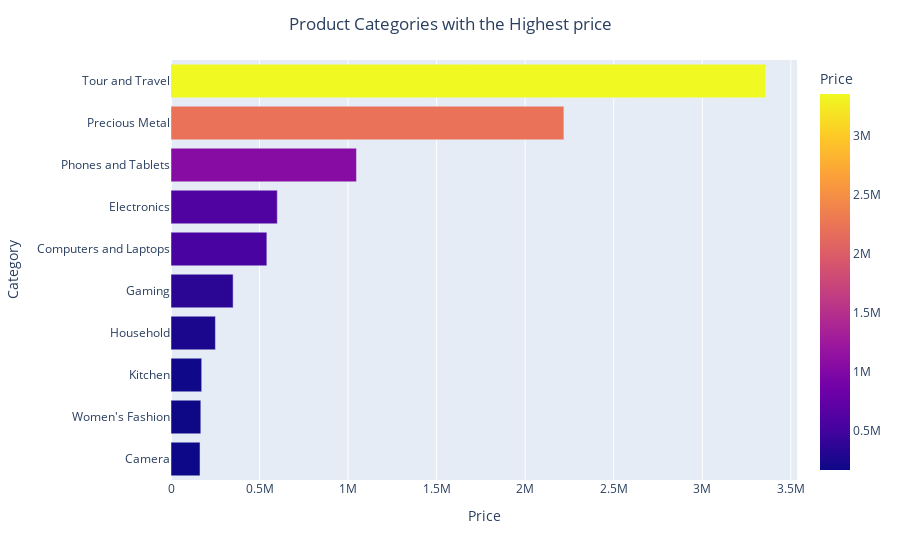
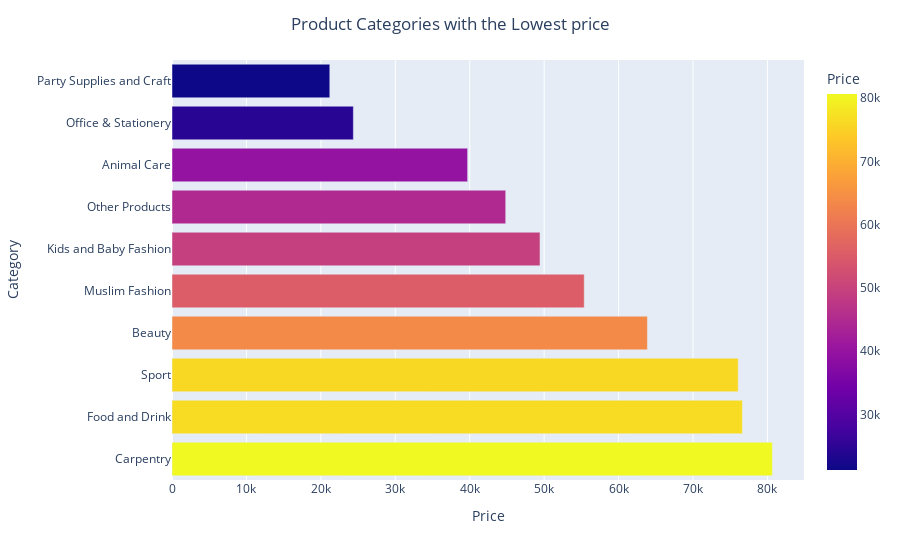

Notebook source saved alongside these figures, in order:
### Markdown cell above
### Product categories based on price

### Code cell
df1 = pd.DataFrame(df.groupby('Category')['Price'].mean().reset_index())
df1.columns = ['Category', 'Price']

# Highest price
sort_df = df1.sort_values(['Price'],ascending=True)

fig = px.bar(sort_df.iloc[-10:,:], y='Category', x='Price', color='Price')
fig.update_layout(title_text='Product Categories with the Highest price', title_x=0.5)
fig.show()

# Lowest price
sort_df = df1.sort_values(['Price'],ascending=False)

fig = px.bar(sort_df.iloc[-10:,:], y='Category', x='Price', color='Price')
fig.update_layout(title_text='Product Categories with the Lowest price', title_x=0.5)
fig.show()

### Figure 1 — Plotly figure (JSON) as saved in the notebook; plotly's stock layout.template omitted (floating-point values rounded to 4 significant figures)
{"data": [{"alignmentgroup": "True", "hovertemplate": "Price=%{marker.color}<br>Category=%{y}<extra></extra>", "legendgroup": "", "marker": {"color": [163800.0, 168300.0, 173400.0, 250800.0, 350800.0, 541300.0, 600200.0, 1047000.0, 2219000.0, 3358000.0], "coloraxis": "coloraxis", "pattern": {"shape": ""}}, "name": "", "offsetgroup": "", "orientation": "h", "showlegend": false, "textposition": "auto", "type": "bar", "x": [163800.0, 168300.0, 173400.0, 250800.0, 350800.0, 541300.0, 600200.0, 1047000.0, 2219000.0, 3358000.0], "xaxis": "x", "y": ["Camera", "Women's Fashion", "Kitchen", "Household", "Gaming", "Computers and Laptops", "Electronics", "Phones and Tablets", "Precious Metal", "Tour and Travel"], "yaxis": "y"}], "layout": {"barmode": "relative", "coloraxis": {"colorbar": {"title": {"text": "Price"}}, "colorscale": [[0, "#0d0887"], [0.1111, "#46039f"], [0.2222, "#7201a8"], [0.3333, "#9c179e"], [0.4444, "#bd3786"], [0.5556, "#d8576b"], [0.6667, "#ed7953"], [0.7778, "#fb9f3a"], [0.8889, "#fdca26"], [1, "#f0f921"]]}, "legend": {"tracegroupgap": 0}, "margin": {"t": 60}, "title": {"text": "Product Categories with the Highest price", "x": 0.5}, "xaxis": {"anchor": "y", "domain": [0, 1], "title": {"text": "Price"}}, "yaxis": {"anchor": "x", "domain": [0, 1], "title": {"text": "Category"}}}}

### Figure 2 — Plotly figure (JSON) as saved in the notebook; plotly's stock layout.template omitted (floating-point values rounded to 4 significant figures)
{"data": [{"alignmentgroup": "True", "hovertemplate": "Price=%{marker.color}<br>Category=%{y}<extra></extra>", "legendgroup": "", "marker": {"color": [80660.0, 76640.0, 76070.0, 63870.0, 55383, 49440.0, 44830.0, 39720.0, 24370.0, 21200.0], "coloraxis": "coloraxis", "pattern": {"shape": ""}}, "name": "", "offsetgroup": "", "orientation": "h", "showlegend": false, "textposition": "auto", "type": "bar", "x": [80660.0, 76640.0, 76070.0, 63870.0, 55383, 49440.0, 44830.0, 39720.0, 24370.0, 21200.0], "xaxis": "x", "y": ["Carpentry", "Food and Drink", "Sport", "Beauty", "Muslim Fashion", "Kids and Baby Fashion", "Other Products", "Animal Care", "Office & Stationery", "Party Supplies and Craft"], "yaxis": "y"}], "layout": {"barmode": "relative", "coloraxis": {"colorbar": {"title": {"text": "Price"}}, "colorscale": [[0, "#0d0887"], [0.1111, "#46039f"], [0.2222, "#7201a8"], [0.3333, "#9c179e"], [0.4444, "#bd3786"], [0.5556, "#d8576b"], [0.6667, "#ed7953"], [0.7778, "#fb9f3a"], [0.8889, "#fdca26"], [1, "#f0f921"]]}, "legend": {"tracegroupgap": 0}, "margin": {"t": 60}, "title": {"text": "Product Categories with the Lowest price", "x": 0.5}, "xaxis": {"anchor": "y", "domain": [0, 1], "title": {"text": "Price"}}, "yaxis": {"anchor": "x", "domain": [0, 1], "title": {"text": "Category"}}}}
